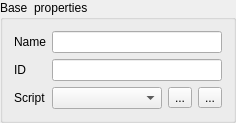
      <widget class="QGroupBox" name="groupBox">
       <property name="sizePolicy">
        <sizepolicy hsizetype="Preferred" vsizetype="Preferred">
         <horstretch>0</horstretch>
         <verstretch>0</verstretch>
        </sizepolicy>
       </property>
       <property name="title">
        <string>Base  properties</string>
       </property>
       <layout class="QGridLayout" name="gridLayout">
        <item row="1" column="0">
         <widget class="QLabel" name="label_13">
          <property name="text">
           <string>ID</string>
          </property>
         </widget>
        </item>
        <item row="0" column="1">
         <widget class="QLineEdit" name="name">
          <property name="sizePolicy">
           <sizepolicy hsizetype="Preferred" vsizetype="Fixed">
            <horstretch>0</horstretch>
            <verstretch>0</verstretch>
           </sizepolicy>
          </property>
         </widget>
        </item>
        <item row="2" column="1">
         <layout class="QHBoxLayout" name="horizontalLayout_5">
          <item>
           <widget class="QComboBox" name="cmbScripts">
            <property name="placeholderText">
             <string>Select Script ...</string>
            </property>
           </widget>
          </item>
          <item>
           <widget class="QToolButton" name="btnAddScript">
            <property name="toolTip">
             <string>Add new entity script</string>
            </property>
            <property name="text">
             <string>...</string>
            </property>
            <property name="icon">
             <iconset resource="../resource/resource.qrc">
              <normaloff>:/16x16_ico_png/add.png</normaloff>:/16x16_ico_png/add.png</iconset>
            </property>
            <property name="autoRaise">
             <bool>false</bool>
            </property>
            <property name="arrowType">
             <enum>Qt::NoArrow</enum>
            </property>
           </widget>
          </item>
          <item>
           <widget class="QToolButton" name="btnResetScript">
            <property name="toolTip">
             <string>Reset entity script to nothing</string>
            </property>
            <property name="text">
             <string>...</string>
            </property>
            <property name="icon">
             <iconset resource="../resource/resource.qrc">
              <normaloff>:/16x16_ico_png/reset.png</normaloff>:/16x16_ico_png/reset.png</iconset>
            </property>
            <property name="autoRaise">
             <bool>false</bool>
            </property>
            <property name="arrowType">
             <enum>Qt::NoArrow</enum>
            </property>
           </widget>
          </item>
         </layout>
        </item>
        <item row="0" column="0">
         <widget class="QLabel" name="label">
          <property name="sizePolicy">
           <sizepolicy hsizetype="Maximum" vsizetype="Preferred">
            <horstretch>0</horstretch>
            <verstretch>0</verstretch>
           </sizepolicy>
          </property>
          <property name="text">
           <string>Name</string>
          </property>
         </widget>
        </item>
        <item row="2" column="0">
         <widget class="QLabel" name="label_39">
          <property name="text">
           <string>Script</string>
          </property>
         </widget>
        </item>
        <item row="1" column="1">
         <widget class="QLineEdit" name="ID">
          <property name="sizePolicy">
           <sizepolicy hsizetype="Preferred" vsizetype="Fixed">
            <horstretch>0</horstretch>
            <verstretch>0</verstretch>
           </sizepolicy>
          </property>
          <property name="readOnly">
           <bool>true</bool>
          </property>
         </widget>
        </item>
       </layout>
      </widget>
